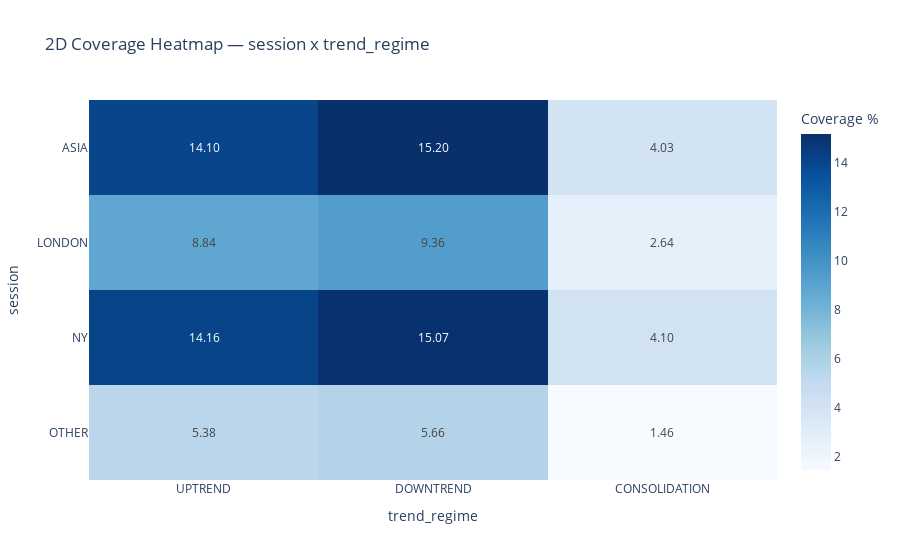
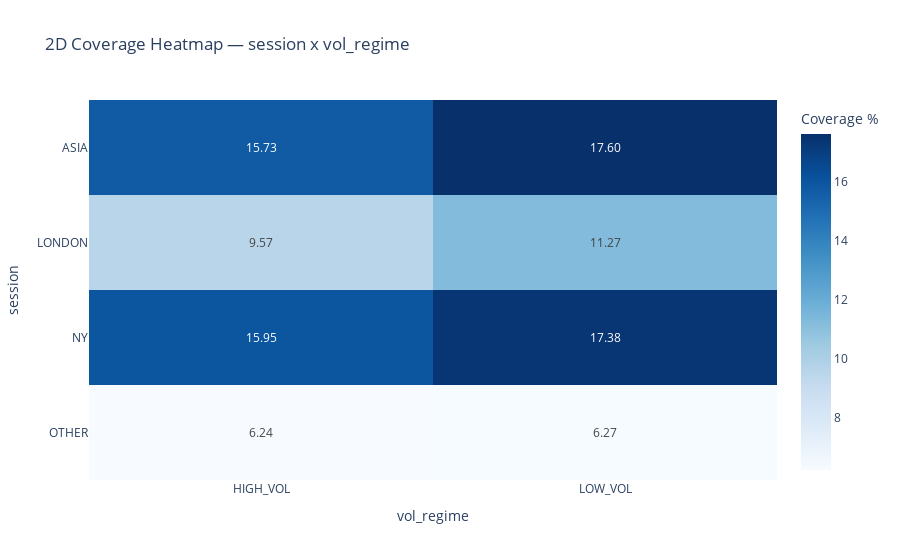
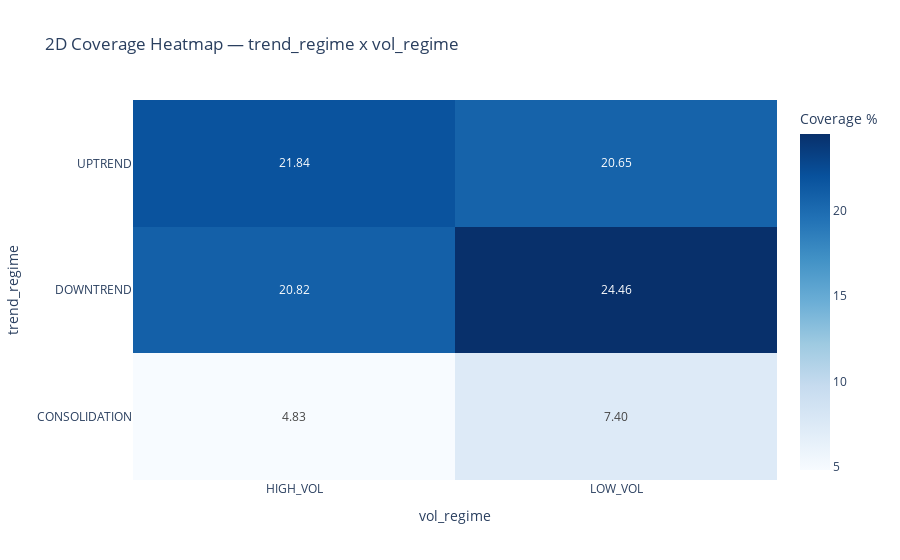

Notebook cell for these charts, in order:
### Code cell
if "px" not in globals():
    import plotly.express as px
if "coverage_table" not in globals() or "sol" not in globals():
    raise RuntimeError("Run setup/helper cells first (coverage_table + sol).")

pairs = [
    ("session", "trend_regime"),
    ("session", "vol_regime"),
    ("trend_regime", "vol_regime"),
]

order_map = {
    "session": SESSION_ORDER,
    "trend_regime": TREND_ORDER,
    "vol_regime": VOL_ORDER,
}

for a, b in pairs:
    tbl = coverage_table(sol, [a, b])
    pivot = tbl.pivot(index=a, columns=b, values="coverage_pct").reindex(
        index=order_map.get(a, sorted(tbl[a].dropna().unique())),
        columns=order_map.get(b, sorted(tbl[b].dropna().unique())),
    ).fillna(0)

    fig = px.imshow(
        pivot,
        text_auto=".2f",
        color_continuous_scale="Blues",
        aspect="auto",
        title=f"2D Coverage Heatmap — {a} x {b}",
    )
    fig.update_layout(coloraxis_colorbar_title="Coverage %")
    fig.show()

### Figure 1 — Plotly figure (JSON) as saved in the notebook; plotly's stock layout.template omitted (floating-point values rounded to 4 significant figures)
{"data": [{"coloraxis": "coloraxis", "hovertemplate": "trend_regime: %{x}<br>session: %{y}<br>color: %{z}<extra></extra>", "name": "0", "texttemplate": "%{z:.2f}", "type": "heatmap", "x": ["UPTREND", "DOWNTREND", "CONSOLIDATION"], "xaxis": "x", "y": ["ASIA", "LONDON", "NY", "OTHER"], "yaxis": "y", "z": [[14.1, 15.2, 4.035], [8.843, 9.355, 2.636], [14.16, 15.07, 4.095], [5.381, 5.657, 1.462]]}], "layout": {"coloraxis": {"colorbar": {"title": {"text": "Coverage %"}}, "colorscale": [[0.0, "rgb(247,251,255)"], [0.125, "rgb(222,235,247)"], [0.25, "rgb(198,219,239)"], [0.375, "rgb(158,202,225)"], [0.5, "rgb(107,174,214)"], [0.625, "rgb(66,146,198)"], [0.75, "rgb(33,113,181)"], [0.875, "rgb(8,81,156)"], [1.0, "rgb(8,48,107)"]]}, "title": {"text": "2D Coverage Heatmap — session x trend_regime"}, "xaxis": {"anchor": "y", "domain": [0.0, 1.0], "title": {"text": "trend_regime"}}, "yaxis": {"anchor": "x", "autorange": "reversed", "domain": [0.0, 1.0], "title": {"text": "session"}}}}

### Figure 2 — Plotly figure (JSON) as saved in the notebook; plotly's stock layout.template omitted (floating-point values rounded to 4 significant figures)
{"data": [{"coloraxis": "coloraxis", "hovertemplate": "vol_regime: %{x}<br>session: %{y}<br>color: %{z}<extra></extra>", "name": "0", "texttemplate": "%{z:.2f}", "type": "heatmap", "x": ["HIGH_VOL", "LOW_VOL"], "xaxis": "x", "y": ["ASIA", "LONDON", "NY", "OTHER"], "yaxis": "y", "z": [[15.73, 17.6], [9.567, 11.27], [15.95, 17.38], [6.235, 6.265]]}], "layout": {"coloraxis": {"colorbar": {"title": {"text": "Coverage %"}}, "colorscale": [[0.0, "rgb(247,251,255)"], [0.125, "rgb(222,235,247)"], [0.25, "rgb(198,219,239)"], [0.375, "rgb(158,202,225)"], [0.5, "rgb(107,174,214)"], [0.625, "rgb(66,146,198)"], [0.75, "rgb(33,113,181)"], [0.875, "rgb(8,81,156)"], [1.0, "rgb(8,48,107)"]]}, "title": {"text": "2D Coverage Heatmap — session x vol_regime"}, "xaxis": {"anchor": "y", "domain": [0.0, 1.0], "title": {"text": "vol_regime"}}, "yaxis": {"anchor": "x", "autorange": "reversed", "domain": [0.0, 1.0], "title": {"text": "session"}}}}

### Figure 3 — Plotly figure (JSON) as saved in the notebook; plotly's stock layout.template omitted (floating-point values rounded to 4 significant figures)
{"data": [{"coloraxis": "coloraxis", "hovertemplate": "vol_regime: %{x}<br>trend_regime: %{y}<br>color: %{z}<extra></extra>", "name": "0", "texttemplate": "%{z:.2f}", "type": "heatmap", "x": ["HIGH_VOL", "LOW_VOL"], "xaxis": "x", "y": ["UPTREND", "DOWNTREND", "CONSOLIDATION"], "yaxis": "y", "z": [[21.84, 20.65], [20.82, 24.46], [4.828, 7.4]]}], "layout": {"coloraxis": {"colorbar": {"title": {"text": "Coverage %"}}, "colorscale": [[0.0, "rgb(247,251,255)"], [0.125, "rgb(222,235,247)"], [0.25, "rgb(198,219,239)"], [0.375, "rgb(158,202,225)"], [0.5, "rgb(107,174,214)"], [0.625, "rgb(66,146,198)"], [0.75, "rgb(33,113,181)"], [0.875, "rgb(8,81,156)"], [1.0, "rgb(8,48,107)"]]}, "title": {"text": "2D Coverage Heatmap — trend_regime x vol_regime"}, "xaxis": {"anchor": "y", "domain": [0.0, 1.0], "title": {"text": "vol_regime"}}, "yaxis": {"anchor": "x", "autorange": "reversed", "domain": [0.0, 1.0], "title": {"text": "trend_regime"}}}}
